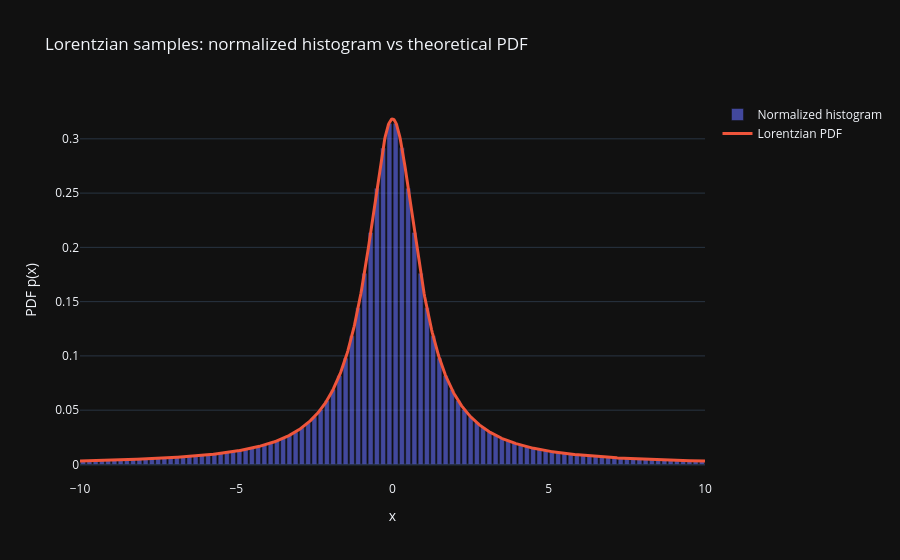

Write notebook code for a chart like this one.
### Markdown cell above
# NumPY Implementation

### Code cell
import lorentz_func

# Baseline pipeline: generate samples, histogram, visualize, and run correctness checks
n = 10**8
bins = 100
xmin, xmax = -10, 10

start = time.perf_counter()
counts = lorentz_func.lorentzian_histogram(n, bins)
end = time.perf_counter() - start
print(f"Baseline Lorentzian histogram: {end:.2f} seconds")
bin_width = (xmax - xmin) / bins

# Normalized histogram estimate of p(x)
density = counts / (n * bin_width)
bin_centers = np.linspace(xmin + bin_width/2, xmax - bin_width/2, bins)

# Theoretical Lorentzian PDF
x_line = np.linspace(xmin, xmax, 1000)
pdf = 1.0 / (np.pi * (1.0 + x_line**2))

fig = go.Figure()
fig.add_bar(x=bin_centers, y=density, name="Normalized histogram", opacity=0.6)
fig.add_scatter(x=x_line, y=pdf, mode="lines", name="Lorentzian PDF", line=dict(width=3))
fig.update_layout(
    title="Lorentzian samples: normalized histogram vs theoretical PDF",
    xaxis_title="x",
    yaxis_title="PDF p(x)",
    template="plotly_dark"
)
fig.show()

### Figure 1 — Plotly figure (JSON) as saved in the notebook; plotly's stock layout.template omitted (floating-point values rounded to 4 significant figures; data arrays with more than 128 entries replaced by an {"elided": "..."} marker saying what was removed)
{"data": [{"name": "Normalized histogram", "opacity": 0.6, "type": "bar", "x": [-9.9, -9.7, -9.5, -9.3, -9.1, -8.9, -8.7, -8.5, -8.3, -8.1, -7.9, -7.7, -7.5, -7.3, -7.1, -6.9, -6.7, -6.5, -6.3, -6.1, -5.9, -5.7, -5.5, -5.3, -5.1, -4.9, -4.7, -4.5, -4.3, -4.1, -3.9, -3.7, -3.5, -3.3, -3.1, -2.9, -2.7, -2.5, -2.3, -2.1, -1.9, -1.7, -1.5, -1.3, -1.1, -0.9, -0.7, -0.5, -0.3, -0.1, 0.1, 0.3, 0.5, 0.7, 0.9, 1.1, 1.3, 1.5, 1.7, 1.9, 2.1, 2.3, 2.5, 2.7, 2.9, 3.1, 3.3, 3.5, 3.7, 3.9, 4.1, 4.3, 4.5, 4.7, 4.9, 5.1, 5.3, 5.5, 5.7, 5.9, 6.1, 6.3, 6.5, 6.7, 6.9, 7.1, 7.3, 7.5, 7.7, 7.9, 8.1, 8.3, 8.5, 8.7, 8.9, 9.1, 9.3, 9.5, 9.7, 9.9], "y": [0.003225, 0.003337, 0.003494, 0.003658, 0.003762, 0.003973, 0.004142, 0.004351, 0.004536, 0.004748, 0.005035, 0.005258, 0.005587, 0.005863, 0.006176, 0.006562, 0.006936, 0.007322, 0.007803, 0.008356, 0.008885, 0.009507, 0.01015, 0.01095, 0.01177, 0.0127, 0.01377, 0.01499, 0.01636, 0.01789, 0.01963, 0.02172, 0.02406, 0.02681, 0.03, 0.03392, 0.0384, 0.04394, 0.05066, 0.05892, 0.0691, 0.0819, 0.09803, 0.1185, 0.1443, 0.1761, 0.2137, 0.2544, 0.2915, 0.3142, 0.3143, 0.2917, 0.2545, 0.2138, 0.1762, 0.1443, 0.1185, 0.098, 0.08194, 0.06909, 0.05894, 0.05062, 0.04395, 0.0385, 0.03381, 0.03003, 0.02684, 0.02404, 0.02171, 0.01962, 0.01785, 0.01637, 0.01498, 0.01382, 0.01274, 0.01178, 0.01092, 0.01019, 0.009538, 0.008895, 0.008321, 0.007829, 0.007363, 0.006922, 0.006559, 0.006213, 0.005873, 0.005578, 0.005306, 0.005013, 0.004783, 0.00454, 0.004336, 0.004176, 0.003967, 0.003793, 0.00364, 0.003467, 0.003339, 0.003219]}, {"line": {"width": 3}, "mode": "lines", "name": "Lorentzian PDF", "type": "scatter", "x": {"elided": "1000 float values"}, "y": {"elided": "1000 float values"}}], "layout": {"title": {"text": "Lorentzian samples: normalized histogram vs theoretical PDF"}, "xaxis": {"title": {"text": "x"}}, "yaxis": {"title": {"text": "PDF p(x)"}}}}
